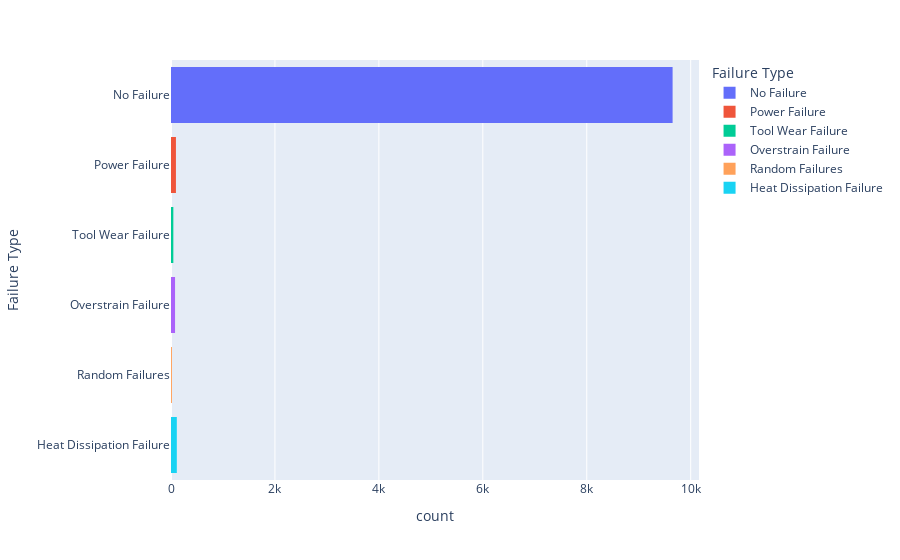

This figure's notebook cell:
### Markdown cell above
# Step #3 Explore the Data

### Code cell
# display class distribution of the target variable
px.histogram(df_base, y="Failure Type", color="Failure Type")

### Figure 1 — Plotly figure (JSON) as saved in the notebook; plotly's stock layout.template omitted (floating-point values rounded to 4 significant figures; data arrays with more than 128 entries replaced by an {"elided": "..."} marker saying what was removed)
{"data": [{"alignmentgroup": "True", "bingroup": "y", "hovertemplate": "Failure Type=%{y}<br>count=%{x}<extra></extra>", "legendgroup": "No Failure", "marker": {"color": "#636efa", "pattern": {"shape": ""}}, "name": "No Failure", "offsetgroup": "No Failure", "orientation": "h", "showlegend": true, "type": "histogram", "xaxis": "x", "y": {"elided": "9652 str values"}, "yaxis": "y"}, {"alignmentgroup": "True", "bingroup": "y", "hovertemplate": "Failure Type=%{y}<br>count=%{x}<extra></extra>", "legendgroup": "Power Failure", "marker": {"color": "#EF553B", "pattern": {"shape": ""}}, "name": "Power Failure", "offsetgroup": "Power Failure", "orientation": "h", "showlegend": true, "type": "histogram", "xaxis": "x", "y": ["Power Failure", "Power Failure", "Power Failure", "Power Failure", "Power Failure", "Power Failure", "Power Failure", "Power Failure", "Power Failure", "Power Failure", "Power Failure", "Power Failure", "Power Failure", "Power Failure", "Power Failure", "Power Failure", "Power Failure", "Power Failure", "Power Failure", "Power Failure", "Power Failure", "Power Failure", "Power Failure", "Power Failure", "Power Failure", "Power Failure", "Power Failure", "Power Failure", "Power Failure", "Power Failure", "Power Failure", "Power Failure", "Power Failure", "Power Failure", "Power Failure", "Power Failure", "Power Failure", "Power Failure", "Power Failure", "Power Failure", "Power Failure", "Power Failure", "Power Failure", "Power Failure", "Power Failure", "Power Failure", "Power Failure", "Power Failure", "Power Failure", "Power Failure", "Power Failure", "Power Failure", "Power Failure", "Power Failure", "Power Failure", "Power Failure", "Power Failure", "Power Failure", "Power Failure", "Power Failure", "Power Failure", "Power Failure", "Power Failure", "Power Failure", "Power Failure", "Power Failure", "Power Failure", "Power Failure", "Power Failure", "Power Failure", "Power Failure", "Power Failure", "Power Failure", "Power Failure", "Power Failure", "Power Failure", "Power Failure", "Power Failure", "Power Failure", "Power Failure", "Power Failure", "Power Failure", "Power Failure", "Power Failure", "Power Failure", "Power Failure", "Power Failure", "Power Failure", "Power Failure", "Power Failure", "Power Failure", "Power Failure", "Power Failure", "Power Failure", "Power Failure"], "yaxis": "y"}, {"alignmentgroup": "True", "bingroup": "y", "hovertemplate": "Failure Type=%{y}<br>count=%{x}<extra></extra>", "legendgroup": "Tool Wear Failure", "marker": {"color": "#00cc96", "pattern": {"shape": ""}}, "name": "Tool Wear Failure", "offsetgroup": "Tool Wear Failure", "orientation": "h", "showlegend": true, "type": "histogram", "xaxis": "x", "y": ["Tool Wear Failure", "Tool Wear Failure", "Tool Wear Failure", "Tool Wear Failure", "Tool Wear Failure", "Tool Wear Failure", "Tool Wear Failure", "Tool Wear Failure", "Tool Wear Failure", "Tool Wear Failure", "Tool Wear Failure", "Tool Wear Failure", "Tool Wear Failure", "Tool Wear Failure", "Tool Wear Failure", "Tool Wear Failure", "Tool Wear Failure", "Tool Wear Failure", "Tool Wear Failure", "Tool Wear Failure", "Tool Wear Failure", "Tool Wear Failure", "Tool Wear Failure", "Tool Wear Failure", "Tool Wear Failure", "Tool Wear Failure", "Tool Wear Failure", "Tool Wear Failure", "Tool Wear Failure", "Tool Wear Failure", "Tool Wear Failure", "Tool Wear Failure", "Tool Wear Failure", "Tool Wear Failure", "Tool Wear Failure", "Tool Wear Failure", "Tool Wear Failure", "Tool Wear Failure", "Tool Wear Failure", "Tool Wear Failure", "Tool Wear Failure", "Tool Wear Failure", "Tool Wear Failure", "Tool Wear Failure", "Tool Wear Failure"], "yaxis": "y"}, {"alignmentgroup": "True", "bingroup": "y", "hovertemplate": "Failure Type=%{y}<br>count=%{x}<extra></extra>", "legendgroup": "Overstrain Failure", "marker": {"color": "#ab63fa", "pattern": {"shape": ""}}, "name": "Overstrain Failure", "offsetgroup": "Overstrain Failure", "orientation": "h", "showlegend": true, "type": "histogram", "xaxis": "x", "y": ["Overstrain Failure", "Overstrain Failure", "Overstrain Failure", "Overstrain Failure", "Overstrain Failure", "Overstrain Failure", "Overstrain Failure", "Overstrain Failure", "Overstrain Failure", "Overstrain Failure", "Overstrain Failure", "Overstrain Failure", "Overstrain Failure", "Overstrain Failure", "Overstrain Failure", "Overstrain Failure", "Overstrain Failure", "Overstrain Failure", "Overstrain Failure", "Overstrain Failure", "Overstrain Failure", "Overstrain Failure", "Overstrain Failure", "Overstrain Failure", "Overstrain Failure", "Overstrain Failure", "Overstrain Failure", "Overstrain Failure", "Overstrain Failure", "Overstrain Failure", "Overstrain Failure", "Overstrain Failure", "Overstrain Failure", "Overstrain Failure", "Overstrain Failure", "Overstrain Failure", "Overstrain Failure", "Overstrain Failure", "Overstrain Failure", "Overstrain Failure", "Overstrain Failure", "Overstrain Failure", "Overstrain Failure", "Overstrain Failure", "Overstrain Failure", "Overstrain Failure", "Overstrain Failure", "Overstrain Failure", "Overstrain Failure", "Overstrain Failure", "Overstrain Failure", "Overstrain Failure", "Overstrain Failure", "Overstrain Failure", "Overstrain Failure", "Overstrain Failure", "Overstrain Failure", "Overstrain Failure", "Overstrain Failure", "Overstrain Failure", "Overstrain Failure", "Overstrain Failure", "Overstrain Failure", "Overstrain Failure", "Overstrain Failure", "Overstrain Failure", "Overstrain Failure", "Overstrain Failure", "Overstrain Failure", "Overstrain Failure", "Overstrain Failure", "Overstrain Failure", "Overstrain Failure", "Overstrain Failure", "Overstrain Failure", "Overstrain Failure", "Overstrain Failure", "Overstrain Failure"], "yaxis": "y"}, {"alignmentgroup": "True", "bingroup": "y", "hovertemplate": "Failure Type=%{y}<br>count=%{x}<extra></extra>", "legendgroup": "Random Failures", "marker": {"color": "#FFA15A", "pattern": {"shape": ""}}, "name": "Random Failures", "offsetgroup": "Random Failures", "orientation": "h", "showlegend": true, "type": "histogram", "xaxis": "x", "y": ["Random Failures", "Random Failures", "Random Failures", "Random Failures", "Random Failures", "Random Failures", "Random Failures", "Random Failures", "Random Failures", "Random Failures", "Random Failures", "Random Failures", "Random Failures", "Random Failures", "Random Failures", "Random Failures", "Random Failures", "Random Failures"], "yaxis": "y"}, {"alignmentgroup": "True", "bingroup": "y", "hovertemplate": "Failure Type=%{y}<br>count=%{x}<extra></extra>", "legendgroup": "Heat Dissipation Failure", "marker": {"color": "#19d3f3", "pattern": {"shape": ""}}, "name": "Heat Dissipation Failure", "offsetgroup": "Heat Dissipation Failure", "orientation": "h", "showlegend": true, "type": "histogram", "xaxis": "x", "y": ["Heat Dissipation Failure", "Heat Dissipation Failure", "Heat Dissipation Failure", "Heat Dissipation Failure", "Heat Dissipation Failure", "Heat Dissipation Failure", "Heat Dissipation Failure", "Heat Dissipation Failure", "Heat Dissipation Failure", "Heat Dissipation Failure", "Heat Dissipation Failure", "Heat Dissipation Failure", "Heat Dissipation Failure", "Heat Dissipation Failure", "Heat Dissipation Failure", "Heat Dissipation Failure", "Heat Dissipation Failure", "Heat Dissipation Failure", "Heat Dissipation Failure", "Heat Dissipation Failure", "Heat Dissipation Failure", "Heat Dissipation Failure", "Heat Dissipation Failure", "Heat Dissipation Failure", "Heat Dissipation Failure", "Heat Dissipation Failure", "Heat Dissipation Failure", "Heat Dissipation Failure", "Heat Dissipation Failure", "Heat Dissipation Failure", "Heat Dissipation Failure", "Heat Dissipation Failure", "Heat Dissipation Failure", "Heat Dissipation Failure", "Heat Dissipation Failure", "Heat Dissipation Failure", "Heat Dissipation Failure", "Heat Dissipation Failure", "Heat Dissipation Failure", "Heat Dissipation Failure", "Heat Dissipation Failure", "Heat Dissipation Failure", "Heat Dissipation Failure", "Heat Dissipation Failure", "Heat Dissipation Failure", "Heat Dissipation Failure", "Heat Dissipation Failure", "Heat Dissipation Failure", "Heat Dissipation Failure", "Heat Dissipation Failure", "Heat Dissipation Failure", "Heat Dissipation Failure", "Heat Dissipation Failure", "Heat Dissipation Failure", "Heat Dissipation Failure", "Heat Dissipation Failure", "Heat Dissipation Failure", "Heat Dissipation Failure", "Heat Dissipation Failure", "Heat Dissipation Failure", "Heat Dissipation Failure", "Heat Dissipation Failure", "Heat Dissipation Failure", "Heat Dissipation Failure", "Heat Dissipation Failure", "Heat Dissipation Failure", "Heat Dissipation Failure", "Heat Dissipation Failure", "Heat Dissipation Failure", "Heat Dissipation Failure", "Heat Dissipation Failure", "Heat Dissipation Failure", "Heat Dissipation Failure", "Heat Dissipation Failure", "Heat Dissipation Failure", "Heat Dissipation Failure", "Heat Dissipation Failure", "Heat Dissipation Failure", "Heat Dissipation Failure", "Heat Dissipation Failure", "Heat Dissipation Failure", "Heat Dissipation Failure", "Heat Dissipation Failure", "Heat Dissipation Failure", "Heat Dissipation Failure", "Heat Dissipation Failure", "Heat Dissipation Failure", "Heat Dissipation Failure", "Heat Dissipation Failure", "Heat Dissipation Failure", "Heat Dissipation Failure", "Heat Dissipation Failure", "Heat Dissipation Failure", "Heat Dissipation Failure", "Heat Dissipation Failure", "Heat Dissipation Failure", "Heat Dissipation Failure", "Heat Dissipation Failure", "Heat Dissipation Failure", "Heat Dissipation Failure", "Heat Dissipation Failure", "Heat Dissipation Failure", "Heat Dissipation Failure", "Heat Dissipation Failure", "Heat Dissipation Failure", "Heat Dissipation Failure", "Heat Dissipation Failure", "Heat Dissipation Failure", "Heat Dissipation Failure", "Heat Dissipation Failure", "Heat Dissipation Failure", "Heat Dissipation Failure"], "yaxis": "y"}], "layout": {"barmode": "relative", "legend": {"title": {"text": "Failure Type"}, "tracegroupgap": 0}, "margin": {"t": 60}, "xaxis": {"anchor": "y", "domain": [0, 1], "title": {"text": "count"}}, "yaxis": {"anchor": "x", "categoryarray": ["Heat Dissipation Failure", "Random Failures", "Overstrain Failure", "Tool Wear Failure", "Power Failure", "No Failure"], "categoryorder": "array", "domain": [0, 1], "title": {"text": "Failure Type"}}}}
